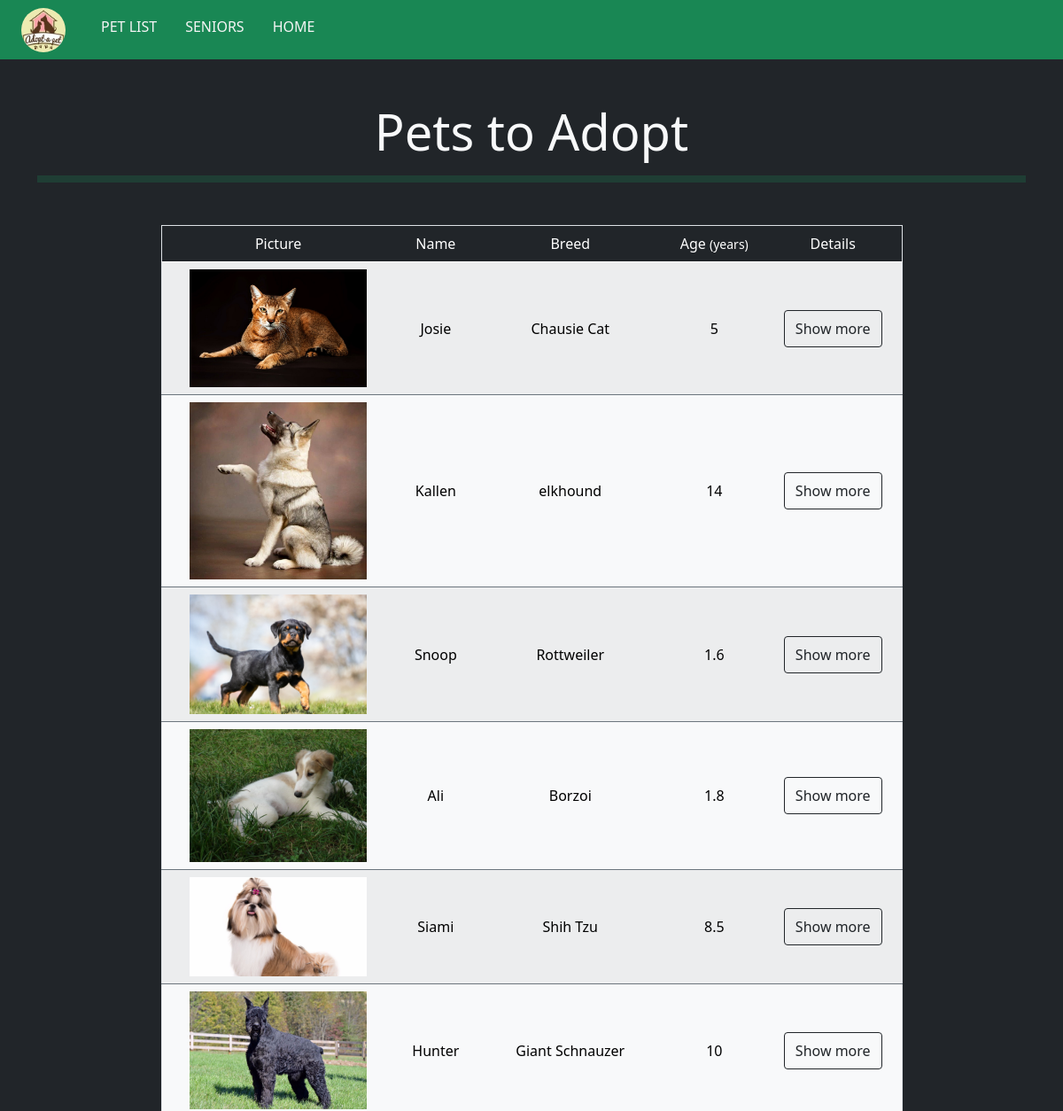
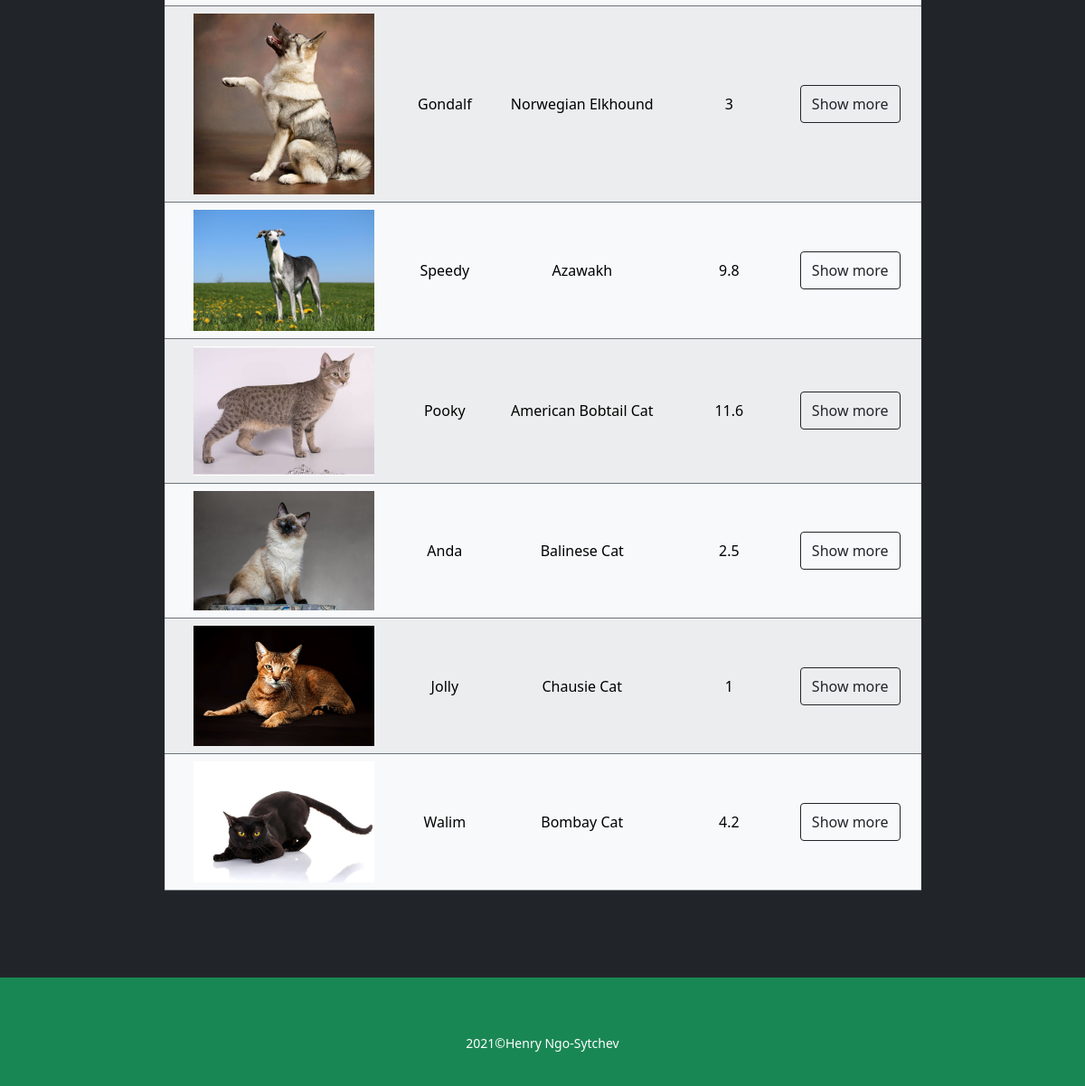
/CRUD/animals/index.php (signed in), run on the app's committed database (2 pictures, top to bottom).
### tables this page shows
CREATE TABLE `animals` (
  `animal_id` int(5) NOT NULL,
  `name` varchar(30) NOT NULL,
  `breed` varchar(50) NOT NULL,
  `picture` varchar(255) DEFAULT NULL,
  `location` varchar(100) DEFAULT NULL,
  `description` text DEFAULT NULL,
  `size` float DEFAULT NULL,
  `age` float DEFAULT NULL,
  `hobbies` varchar(100) DEFAULT NULL
);

### CRUD/animals/index.php (the view, shortened to what this page needs)
<?php
    require_once("../components/db_connect.php");
    $sql = "SELECT * FROM animals;";
    $query = mysqli_query($connect, $sql);
    $result = mysqli_fetch_all($query, MYSQLI_ASSOC);
    $animals = "";
    if(mysqli_num_rows($query) > 0){
        foreach($result as $row){
            $animals .= "
            <tr class='align-middle text-center border-top border-bottom border-secondary'>
                <td>
                <a href='details.php?id={$row["animal_id"]}'>
                <img class='img-fluid' width='200px' src='../pictures/{$row["picture"]}'>
                </a>
                </td>
                <td>{$row['name']}</td>
                <td>{$row['breed']}</td>
                <td>{$row['age']}</td>
                <td>
                    <a class='btn btn-outline-dark w-auto py-2' href='details.php?id={$row["animal_id"]}'><span>Show more</span>
                    </a>
                </td>
            </tr>
            ";
        }
    }
?>
<!DOCTYPE html>
<html lang="en">
<head>
    <?php
    require_once("../components/bootstrap.php");
    ?>
</head>
<body>
    <?php
    $url=$logout_url="";
    $img_url="../";
    require_once("../components/navbar.php");
    ?>
    <main class="bg-dark">
    <div class="container bg-dark py-5">
    <h1 class="text-center text-light fw-light display-4">Pets to Adopt</h1>
        <hr class="bg-success py-1 mb-5">
        <table class="table table-light table-striped border border-muted my-5 mx-auto w-75">
            <thead class="table-dark text-center">
                <tr class="align-middle">
                    <td>Picture</td>
                    <td>Name</td>
                    <td>Breed</td>
                    <td>Age <small>(years)</small></td>
                    <td>Details</td>
                </tr>
            </thead>
            <tbody>
                <?= $animals ?>
            </tbody>
        </table>
    </div>
    </main>
    <?php require_once("../components/footer.php"); ?>
</body>
</html>

### CRUD/components/bootstrap.php (shortened to what this page needs)
<link href="https://cdn.jsdelivr.net/npm/bootstrap@5.0.0-beta1/dist/css/bootstrap.min.css"  rel="stylesheet">
<link rel="stylesheet" href="https://cdn.jsdelivr.net/npm/bootstrap-icons@1.6.0/font/bootstrap-icons.css">

### CRUD/components/navbar.php (shortened to what this page needs)
        <!DOCTYPE html>
<html lang="en">
<head>
    <?php require_once("bootstrap.php")?>
</head>
<body>
<div class="sticky-top text-start bg-success mb-0 d-flex align-items-center">
        <a href="<?= ($url??""); ?>index.php">
            <img class="d-inline-block align-text-top rounded-circle mx-4 my-2" src="<?= ($img_url??""); ?>pictures/layout_img/logo_pets.jpg" alt="logo" width="50" height="50">
        </a>
        <p class="text-center pt-2 d-flex justify-content-between">
        <a class="nav_link text-decoration-none" href="<?= ($url??""); ?>index.php">
            <span class="p-0 mb-1 mx-3">PET LIST</span>
        </a>
        <a class="nav_link text-decoration-none" href="<?= ($url??""); ?>senior.php">
            <span class="p-0 mb-1 mx-3">SENIORS</span>
        </a>
        <a class="nav_link text-decoration-none <?= (isset($_SESSION["adm"])?"d-none":""); ?>" href="<?= ($home_url??""); ?>../home.php">
            <span class="p-0 mb-1 mx-3">HOME</span>
        </a>
        </p>
</div>
</body>
</html>

### CRUD/components/footer.php (shortened to what this page needs)
<!DOCTYPE html>
<html lang="en">
<head>
    <?php require_once("bootstrap.php")?>
</head>
<body>
    <footer class="bg-success">
        <p><small>2021&copy;Henry Ngo-Sytchev</small></p>
    </footer>
</body>
</html>

### CRUD/animals/index.php (style rules this page uses)
main { min-height: 100vh; }

### CRUD/components/navbar.php (style rules this page uses)
.nav_link { vertical-align: middle; color: whitesmoke; font-weight: lighter; transition: font-weight .25s, border-bottom .65s; }

### CRUD/components/footer.php (style rules this page uses)
footer { padding: 5%; height: 100px; background: black; color: white; text-align: center; }

### data on the page
animals: picture (picture), name "Josie", breed "Chausie Cat", age "5"
animals: picture (picture), name "Kallen", breed "elkhound", age "14"
animals: picture (picture), name "Snoop", breed "Rottweiler", age "1.6"
animals: picture (picture), name "Ali", breed "Borzoi", age "1.8"
animals: picture (picture), name "Siami", breed "Shih Tzu", age "8.5"
animals: picture (picture), name "Hunter", breed "Giant Schnauzer", age "10"
animals: picture (picture), name "Gondalf", breed "Norwegian Elkhound", age "3"
animals: picture (picture), name "Speedy", breed "Azawakh", age "9.8"
animals: picture (picture), name "Pooky", breed "American Bobtail Cat", age "11.6"
animals: picture (picture), name "Anda", breed "Balinese Cat", age "2.5"
animals: picture (picture), name "Jolly", breed "Chausie Cat", age "1"
animals: picture (picture), name "Walim", breed "Bombay Cat", age "4.2"
